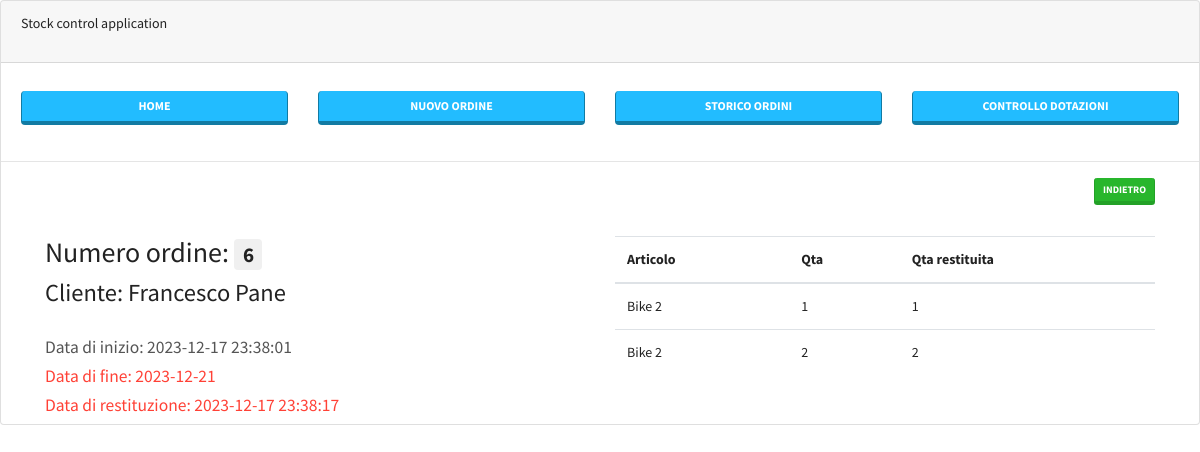
/fine_noleggio.php?numord=6, run on the app's committed database.
### tables this page shows
CREATE TABLE `ordini` (
  `id` int NOT NULL AUTO_INCREMENT,
  `datains` datetime DEFAULT NULL,
  `desart` varchar(45) DEFAULT NULL,
  `qta` varchar(45) DEFAULT NULL,
  `returnqta` varchar(45) DEFAULT NULL,
  `idcliente` varchar(45) DEFAULT NULL,
  `returndate` varchar(45) DEFAULT NULL,
  `numord` int DEFAULT NULL,
  `status` varchar(45) DEFAULT NULL,
  `finishdate` datetime DEFAULT NULL,
  `returncall` varchar(45) DEFAULT NULL,
  PRIMARY KEY (`id`)
);

CREATE TABLE `users` (
  `id` int NOT NULL AUTO_INCREMENT,
  `username` varchar(128) NOT NULL,
  `useremail` varchar(128) DEFAULT NULL,
  `userphone` varchar(24) DEFAULT NULL,
  `usercountry` int DEFAULT NULL,
  `dt` timestamp NOT NULL DEFAULT CURRENT_TIMESTAMP,
  PRIMARY KEY (`id`),
  UNIQUE KEY `username_UNIQUE` (`username`)
);

### fine_noleggio.php (the view, shortened to what this page needs)
<!DOCTYPE html>
<html>
<head>
  <link rel="stylesheet" href="css/bootstrap-color.min.css" >
  <link rel="stylesheet" href="css/main.css" >
</head>
<body>
<?php
require_once('config.php');
$borrowid = $_GET['numord'];
$select_borrow_data = "SELECT * FROM ordini WHERE numord = '$borrowid'";
$select_borrow_data_result = mysqli_query($db, $select_borrow_data);
$row_borrow_data = mysqli_fetch_assoc($select_borrow_data_result);
$userid = $row_borrow_data['idcliente'];
$returndate = $row_borrow_data['returndate'];
$select_all_users = "SELECT * FROM users WHERE id = '$userid' ORDER BY id DESC LIMIT 1";
$select_all_user_result = mysqli_query($db, $select_all_users);
$row_users = mysqli_fetch_assoc($select_all_user_result);
$user_name = $row_users['username'];
$today = date('Y-m-d');
$datetime1 = strtotime($today);
$datetime2 = strtotime($returndate);
$calculate_seconds = $datetime2 - $datetime1;
$days = floor($calculate_seconds / (24 * 60 * 60 ));
    include('header.php')
?>
<div class="container">
<a class="btn btn-success btn-sm" href="storico_ordini.php" role="button" style="float: right;"> Indietro</a>
                      <div class="row">
                        <div class="col-12">
                                <div class="row  mt-3">
                                    <div class="col">
                                    <h2> Numero ordine: <span class="badge badge-secondary"> <?php echo $row_borrow_data['numord']; ?> </span> </h2>
<h3> Cliente: <?php echo $user_name; ?> </h3>
                                    <h5 class="text-dark"> Data di inizio: <?php echo $row_borrow_data['datains']; ?> </h5>
                                    <h5 <?php if($days < 0){ echo 'class="text-danger"'; }else{ echo 'class="text-success"'; } ?> > Data di fine: <?php echo $row_borrow_data['returndate']; ?> </h5>
<?php
    if($row_borrow_data['status'] != 'finish'){
if($days < 0){
  ?>
 <h1 class="text-danger"> <?php $withouddash =  substr($days, 1); echo $withouddash; ?> Giorni in ritardo </h1>
  <?php
} ?> </div>
<div class="col">
<table class="table">
<thead>
<tr>
<th>Articolo</th>
<th>Qta</th>
</tr>
</thead>
<tbody>
<?php
$result    =    $db->query("SELECT * FROM ordini WHERE numord = '$borrowid'");
while($val  =   $result->fetch_assoc()){
?>
<tr>
<td><?php echo $val['desart']; ?></td>
<td><?php echo $val['qta']; ?></td>
</tr>
<?php
}?>
</tbody>
</table>
<?php
} else {
    ?>
    <h5 class="text-danger"> Data di restituzione: <?php echo $row_borrow_data['finishdate']; ?> </h5>
</div>
<div class="col">
<table class="table">
<thead>
<tr>
<th>Articolo</th>
<th>Qta</th>
<th>Qta restituita</th>
</tr>
</thead>
<tbody>
<?php
$result    =    $db->query("SELECT * FROM ordini WHERE numord = '$borrowid'");
while($val  =   $result->fetch_assoc()){
?>
<tr>
<td><?php echo $val['desart']; ?></td>
<td><?php echo $val['qta']; ?></td>
<td><?php echo $val['returnqta']; ?></td>
</tr>
<?php
}?>
</tbody>
</table>
<?php
}
?>
                                    </div>
                                </div>
                        </div>
                      </div>
                    </div>
                </div>
  </body>
</html>

### css/main.css (style rules this page uses)
body,html { height: 100%; background-color: white; }

### data on the page
ordini: numord "6", datains "2023-12-17 23:38:01", returndate "2023-12-21", finishdate "2023-12-17 23:38:17", desart "Bike 2", qta "1", returnqta "1"
users: username "Francesco Pane"
ordini: desart "Bike 2", qta "2", returnqta "2"
